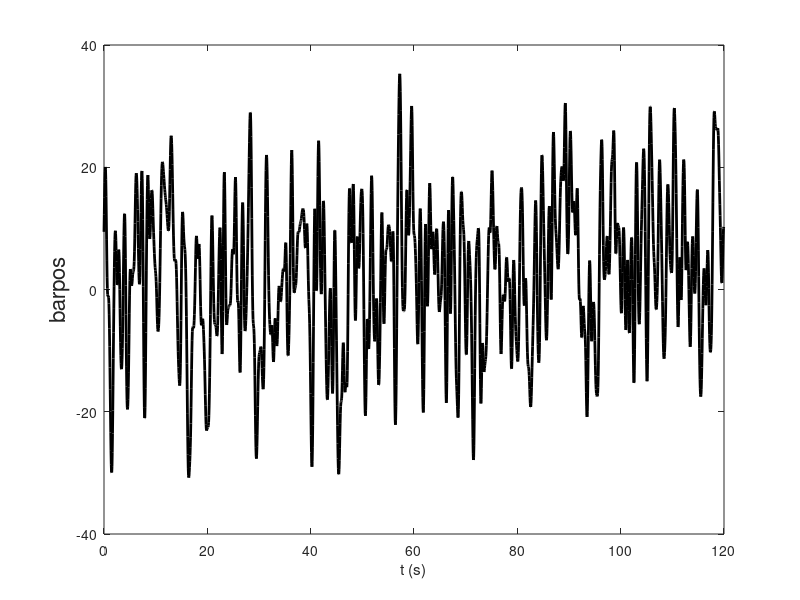

Write MATLAB code to recreate this figure. (Note: this script raises an error after producing the figure.)
%% script to present randomly moving bar signal with stimulus

%% set parameters
dur = 120; % duration (s)
bar_dt = .05; % bar position update interval (s)
barpos_range = 96;
timesteps = 0:bar_dt:10;
std_angle = 45;
smoothing = .2; % approx autocorrelation time (s)

% stim parameters
%valve_open_times = [90 91 92 93];
%valve_close_times = [90.5 91.5 92.5 93.5];
valve_open_times = [65 66 67];
valve_close_times = [65.5 66.5 67.5];

% valve control parameters
numValves = 2.1;    % 1, 2, or 2.1 (where 2.1 delivers same pulse to both lines)
tp = .05;           % minimum time that must pass between arena commands
gain_x = -3;        % set gain in x direction
Vopen = 2;          % voltage to feed to valve power supplys
valve_dt = 0.001;         % time step size (s)
ypos = 1;           % y position of visual stimulus (set to 1)
valve_open_signal = [0 2];

% calculate min and max barpos and other params
ntimesteps = round(dur/bar_dt);
std_barpos = round(std_angle/360*barpos_range);

% get smoothing filter
smoothing_filter_std = round(smoothing/bar_dt);
smoothing_filter_time_vec = (-3*smoothing_filter_std):(3*smoothing_filter_std);
smoothing_filter = normpdf(smoothing_filter_time_vec, 0, smoothing_filter_std);

%% generate white noise position signal
white_noise_pos = std_angle*randn(ntimesteps, 1);
time_vec = (0:length(white_noise_pos)-1)*bar_dt;
% smooth white noise signal
smoothed_pos = conv(white_noise_pos, smoothing_filter, 'same');

% renormalize std
smoothed_pos = smoothed_pos/std(smoothed_pos)*std_barpos;

figure('color','w');
plot(time_vec, smoothed_pos, 'k', 'linewidth', 2);
xlabel('t (s)')
ylabel('barpos','fontsize',16)

% convert signal to signals sendable by controller
smoothed_pos = mod(smoothed_pos, barpos_range) + 1;

%% initialize valves
analogOutSession = daq.createSession('ni');
analogOutSession.Rate = 1/valve_dt;
if numValves == 1; analogOutSession.addAnalogOutputChannel('Dev1', 0, 'Voltage'); end
if numValves == 2 || numValves == 2.1; analogOutSession.addAnalogOutputChannel('Dev1', 0:1, 'Voltage'); end
analogOutSampleRate = analogOutSession.Rate;

%% open PControl
PControl;
pause(10);

%% initialize arena
Panel_com('set_pattern_id', 1); pause(tp);                  % our card has only one pattern
Panel_com('set_mode', [3 0]); pause(tp);                    % closed loop in x, open loop in y (0: open loop, 1: closed loop, 2: both, 3: external input sets position, 4: internal fn generator sets position, 5: internal fn generator debug mode)
Panel_com('set_position', [1 ypos]); pause(tp);             % sets to [0 0] (Subtracts 1 because MATLAB indices start at 1 instead of 0)
Panel_com('send_gain_bias', [gain_x 0 0 0]); pause(tp);     % e.g [10 -10 0 20] sets gain_x = 1X, bias_x = -0.5 V, gain_y = 0, bias_y = 1 V (check PControl to verify this).
pause(5); % Wait for panel to initialize

Panel_com('stop'); % make sure panel is stopped so we can send signals

disp('Press record now.');
pause(5);
%% start sequence
next_barpos_index = 1;
next_barpos_update = 0; % in seconds

next_valve_index = 1;
next_valve_open_time = valve_open_times(1);
next_valve_close_time = valve_close_times(1);

disp('Starting visual sequence.');

tic
while toc < dur
    % check if time for bar position update
    if toc >= next_barpos_update
        % set bar position
        barpos = smoothed_pos(next_barpos_index);
        Panel_com('set_position', [barpos 1]);
        % get next update times, etc.
        next_barpos_index = next_barpos_index + 1;
        if next_barpos_index <= ntimesteps
            next_barpos_update = time_vec(next_barpos_index);
        else
            next_barpos_update = Inf;
        end
    end
    
    % check if time for valve opening
    if toc >= next_valve_open_time
        % open valve
        analogOutSession.outputSingleScan(valve_open_signal);
        if next_valve_index < length(valve_open_times)
            next_valve_open_time = valve_open_times(next_valve_index + 1);
        else
            next_valve_open_time = Inf;
        end
    end
    
    % check if time for valve closing
    if toc >= next_valve_close_time
        % close valve
        analogOutSession.outputSingleScan([0 0]);
        next_valve_index = next_valve_index + 1;
        if next_valve_index <= length(valve_close_times)
            next_valve_close_time = valve_close_times(next_valve_index);
        else
            next_valve_close_time = Inf;
        end
    end
end

Panel_com('set_position', [1 1]);
disp('Visual sequence over.');